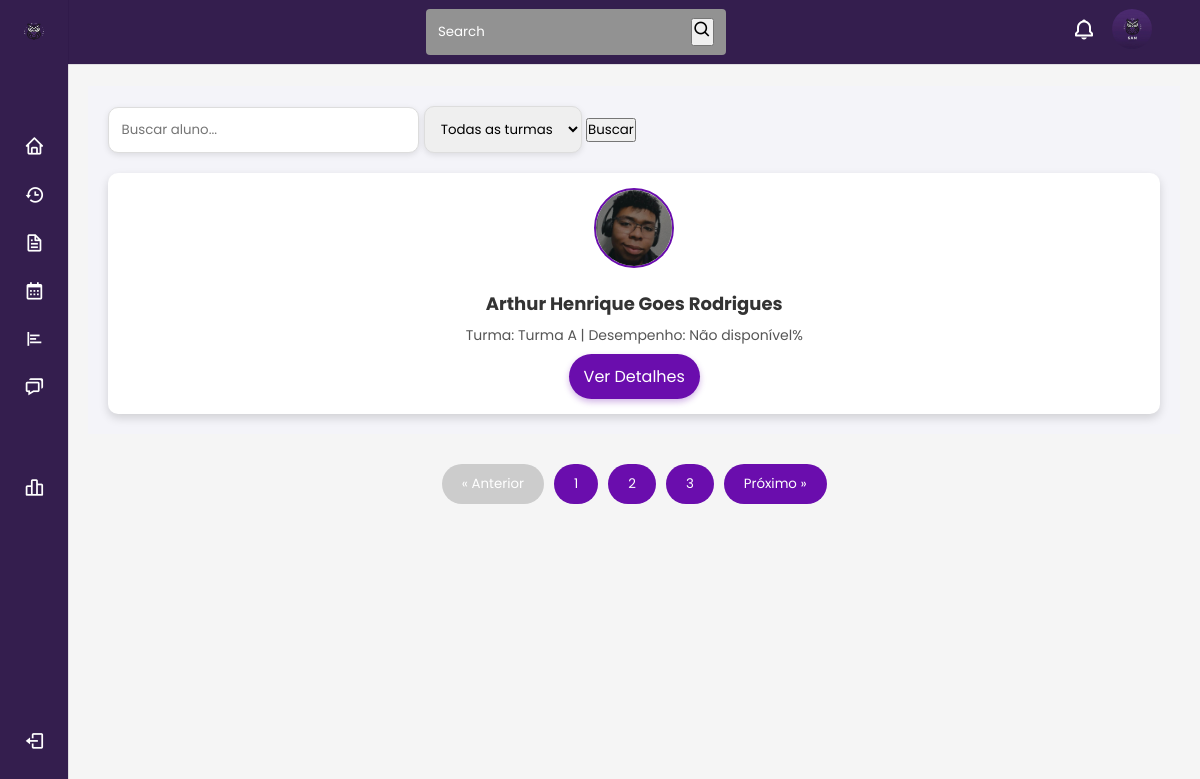
Page /pages/professor/dashboard/alunos.php on the committed database.
### tables this page shows
CREATE TABLE IF NOT EXISTS `turma` (
  `id` int(11) NOT NULL AUTO_INCREMENT,
  `nome` varchar(50) NOT NULL,
  `disciplina_id` int(11) NOT NULL,
  `professor_id` int(11) NOT NULL,
  `coordenador_id` int(11) NOT NULL,
  `data_inicio` date NOT NULL,
  `data_fim` date NOT NULL,
  `status` enum('ativo','pendente','risco','concluido') DEFAULT NULL,
  `data_criacao` timestamp NOT NULL DEFAULT current_timestamp(),
  `turno` enum('manha','tarde','noite') DEFAULT NULL,
  `periodo` enum('1bim','2bim','3bim','4bim') DEFAULT NULL,
  `progresso` tinyint(3) UNSIGNED DEFAULT 0,
  `aluno_id` int(11) DEFAULT NULL,
  `imagem` enum('aula_01.jpg','aula_02.jpg','aula_03.jpg','aula_04.jpg','aula_05.jpg','aula_06.jpg') DEFAULT NULL,
  `materia_id` int(11) DEFAULT NULL,
  PRIMARY KEY (`id`),
  KEY `fk_turma_disciplina` (`disciplina_id`),
  KEY `fk_turma_professor` (`professor_id`),
  KEY `fk_turma_coordenador` (`coordenador_id`),
  KEY `fk_turma_aluno` (`aluno_id`)
);

CREATE TABLE IF NOT EXISTS `usuarios` (
  `id` int(11) NOT NULL AUTO_INCREMENT,
  `RM` varchar(10) NOT NULL,
  `cpf` varchar(11) DEFAULT NULL,
  `foto` varchar(255) DEFAULT NULL,
  `email` varchar(40) NOT NULL,
  `senha` varchar(255) NOT NULL,
  `reset_token` varchar(255) DEFAULT NULL,
  `reset_expires` datetime DEFAULT NULL,
  `nome` varchar(40) NOT NULL,
  `telefone` varchar(15) DEFAULT NULL,
  `estado_civil` varchar(50) DEFAULT NULL,
  `data_nascimento` date NOT NULL,
  `genero` enum('masculino','feminino','nao-binario','prefiro-nao-dizer') NOT NULL,
  `endereco` text DEFAULT NULL,
  `cargo` enum('aluno','professor','diretor','coordenador') NOT NULL,
  `status` enum('ativo','inativo') DEFAULT 'ativo',
  `data_matricula` date DEFAULT NULL,
  `data_rematricula` date DEFAULT NULL,
  `nacionalidade` varchar(50) DEFAULT NULL,
  `data_saida` date DEFAULT NULL,
  `data_criacao` timestamp NOT NULL DEFAULT current_timestamp(),
  `updated_at` timestamp NOT NULL DEFAULT current_timestamp() ON UPDATE current_timestamp(),
  PRIMARY KEY (`id`),
  UNIQUE KEY `RM` (`RM`),
  UNIQUE KEY `email` (`email`)
);

### php/global/cabecario2.php (called while the page is built, shortened)
<?php
$host = "localhost";
$username = "root";
$password = "";
$dbname = "sam";
$conn = new mysqli($host, $username, $password, $dbname);
$user = $_SESSION['user'];
$id = $user['id'];
$sqlFoto = "SELECT foto FROM usuarios WHERE id = ?";
$stmtFoto = $conn->prepare($sqlFoto);
$stmtFoto->bind_param("i", $id);
$stmtFoto->execute();
$stmtFoto->bind_result($fotoNome);
if (!empty($fotoNome)) {
    $fotoCaminho = "../../../assets/img/uploads/" . $fotoNome;
} else {
    $fotoCaminho = "../../../assets/img/logo.jpg";
}

### pages/professor/dashboard/alunos.php (the view, shortened to what this page needs)
<?php
include '../../../php/global/cabecario2.php';
include '../../../php/global/notificacao.php';
$classFilter = 'all';
$sqlAlunos = "SELECT u.id, u.nome, u.foto, t.nome AS turma, d.desempenho
              FROM usuarios u
              JOIN turma t ON u.id = t.aluno_id
              LEFT JOIN desempenho_alunos d ON u.id = d.aluno_id
              WHERE u.cargo = 'aluno'";
$alunosResult = $conn->query($sqlAlunos);
?>
<!DOCTYPE html>
<html lang="pt-br">
<head>
    <link rel="stylesheet" href="../../../assets/scss/professor/dashboard/alunos.css">
    <link rel="stylesheet" href="../../../assets/scss/global/sidebar.css">
    <link rel="stylesheet" href="../../../assets/scss/global/estilogeral.css">
    <link rel="stylesheet" href="https://cdnjs.cloudflare.com/ajax/libs/font-awesome/6.5.1/css/all.min.css" />
    <link rel="stylesheet" href="https://cdn.jsdelivr.net/npm/boxicons@latest/css/boxicons.min.css">
    <link href="https://cdn.jsdelivr.net/npm/remixicon@3.2.0/fonts/remixicon.css" rel="stylesheet">
</head>
<body>
<header class="header">
    <div class="header__container">
        <div class="header__search">
            <input type="search" placeholder="Search" class="header__input" id="searchInput" oninput="showSuggestions()" autocomplete="off">
            <button onclick="redirectToPage()"><i class='bx bx-search header__icon'></i></button>
        </div>
        <div class="header__dropdown">
            <i class='bx bx-bell header__notification'></i>
        </div>
        <div class="header__dropdown">
            <img src="../<?php echo $fotoCaminho ?>" alt="" class="header__img">
        </div>
    </div>
</header>
<div class="nav" id="navbar">
    <nav class="nav__container">
        <div>
            <a href="#" class="nav__link nav__logo">
                <img src="../../../assets/img/Group 4.png" alt="Logo SAM" class="nav__logo-img">
            </a>
            <div class="nav__list">
                <div class="nav__items">
                    <a href="../home_professor.php" class="nav__link">
                        <i class='bx bx-home nav__icon'></i>
                    </a>
                    <a href="../historico.php" class="nav__link active">
                        <i class='bx bx-history nav__icon'></i>
                    </a>
                    <a href="../documentos.php" class="nav__link">
                        <i class='bx bx-file nav__icon'></i>
                    </a>
                    <a href="../calendario.php" class="nav__link">
                        <i class='bx bx-calendar nav__icon'></i>
                    </a>
                    <a href="../enquetes.php" class="nav__link">
                        <i class='bx bx-poll nav__icon'></i>
                    </a>
                    <a href="../chat.php" class="nav__link">
                        <i class='bx bx-chat nav__icon'></i>
                    </a>
                    <a href="dashboard.php" class="nav__link">
                        <i class='bx bx-bar-chart-alt-2 nav__icon'></i>
                    </a>
                </div>
            </div>
        </div>
        <a href="../../../php/login/logout.php" class="nav__link nav__logout">
            <i class='bx bx-log-out nav__icon'></i>
        </a>
    </nav>
</div>
<main>
    <div class="main-content">
        <div class="search-bar">
            <form action="" method="get">
            <input type="text" id="searchInput" placeholder="Buscar aluno...">
            <select id="classFilter">
                <option value="all" <?php if ($classFilter === 'all') echo 'selecionado'?>>Todas as turmas</option>
            </select>
            <button type="submit">Buscar</button>
            </form>
        </div>
        <div class="student-list" id="studentList">
    <?php if ($alunosResult->num_rows > 0) {
        while ($row = $alunosResult->fetch_assoc()) {
            $id = $row['id'];
            $nome = $row['nome'];
            $turma = $row['turma'];
            $desempenho = $row['desempenho'] ?? 'Não disponível';
            $foto = $row['foto'];
    ?>
    <div class="student-card" data-turma="<?php echo $turma; ?>">
        <img src="../../../assets/img/uploads/<?php echo $foto; ?>" alt="<?php echo $nome; ?>">
        <h3><?php echo $nome; ?></h3>
        <p>Turma: <?php echo $turma; ?> | Desempenho: <?php echo $desempenho; ?>%</p>
        <a href="../detalhes/detalhes_alunos.php?id=<?php echo $id; ?>">Ver Detalhes</a>
    </div>
    <?php
        }
    } else {
        echo "<p>Nenhum aluno encontrado.</p>";
    } ?>
</div>
        </div>
        <div class="pagination">
            <button disabled>&laquo; Anterior</button>
            <button>1</button>
            <button>2</button>
            <button>3</button>
            <button>Próximo &raquo;</button>
        </div>
</main>
</body>
</html>

### assets/scss/professor/dashboard/alunos.css (style rules this page uses)
.main-content { padding: 20px; margin: 0 auto; background-color: #f4f4f9; max-width: 1200px; box-sizing: border-box; }
.search-bar { margin-bottom: 20px; display: flex; justify-content: space-between; align-items: center; gap: 10px; flex-wrap: wrap; position: relative; width: 100%; max-width: 600px; box-sizing: border-box; }
.search-bar input[type=text] { flex: 1; padding: 12px; border-radius: 10px; border: 1px solid #ddd; box-shadow: 0 2px 6px rgba(0, 0, 0, 0.1); transition: box-shadow 0.3s; padding-right: 40px; box-sizing: border-box; }
.search-bar select { padding: 12px; border-radius: 10px; border: 1px solid #ddd; box-shadow: 0 2px 6px rgba(0, 0, 0, 0.1); flex: 1; max-width: 200px; box-sizing: border-box; }
.student-list { display: grid; grid-template-columns: repeat(auto-fit, minmax(220px, 1fr)); gap: 20px; }
.student-card { background-color: #fff; padding: 15px; border-radius: 10px; box-shadow: 0 4px 10px rgba(0, 0, 0, 0.15); text-align: center; transition: transform 0.3s, box-shadow 0.3s; overflow: hidden; }
.student-card img { width: 80px; height: 80px; border-radius: 50%; -o-object-fit: cover; object-fit: cover; margin-bottom: 15px; border: 2px solid #6a0dad; }
.student-card h3 { font-size: 18px; color: #333; }
.student-card p { color: #555; font-size: 14px; margin: 8px 0; }
.student-card a { display: inline-block; text-decoration: none; background-color: #6a0dad; color: white; padding: 10px 15px; border-radius: 30px; transition: background-color 0.3s; box-shadow: 0 3px 6px rgba(106, 13, 173, 0.3); }
.pagination { display: flex; justify-content: center; align-items: center; gap: 10px; margin-top: 30px; }
.pagination button { background-color: #6a0dad; color: white; border: none; padding: 10px 20px; border-radius: 25px; cursor: pointer; transition: background-color 0.3s; }
.pagination button:disabled { background-color: #ccc; cursor: not-allowed; }

### assets/scss/global/estilogeral.css (style rules this page uses)
* { margin: 0; padding: 0; box-sizing: border-box; list-style-type: none; font-family: "Poppins", sans-serif; }
a { text-decoration: none; }
main { width: 100%; height: auto; background-color: #f5f5f5; padding: 30px 20px; }

### rows in the picture
turma: aluno.foto (picture), aluno.nome "Arthur Henrique Goes Rodrigues", nome "Turma A", desempenho "Não disponível"
